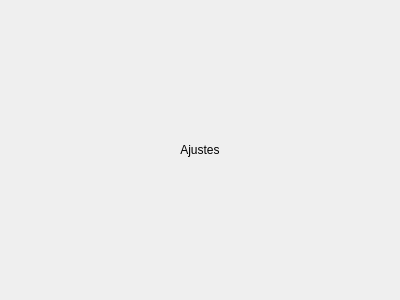
<?xml version="1.0" encoding="UTF-8"?>
<ui version="4.0">
 <class>liberacion_container</class>
 <widget class="QFrame" name="liberacion_container">
  <property name="geometry">
   <rect>
    <x>0</x>
    <y>0</y>
    <width>400</width>
    <height>300</height>
   </rect>
  </property>
  <property name="windowTitle">
   <string>Frame</string>
  </property>
  <layout class="QVBoxLayout" name="verticalLayout">
   <item>
    <widget class="QLabel" name="label">
     <property name="text">
      <string>Ajustes</string>
     </property>
     <property name="alignment">
      <set>Qt::AlignCenter</set>
     </property>
    </widget>
   </item>
  </layout>
 </widget>
 <resources/>
 <connections/>
</ui>
